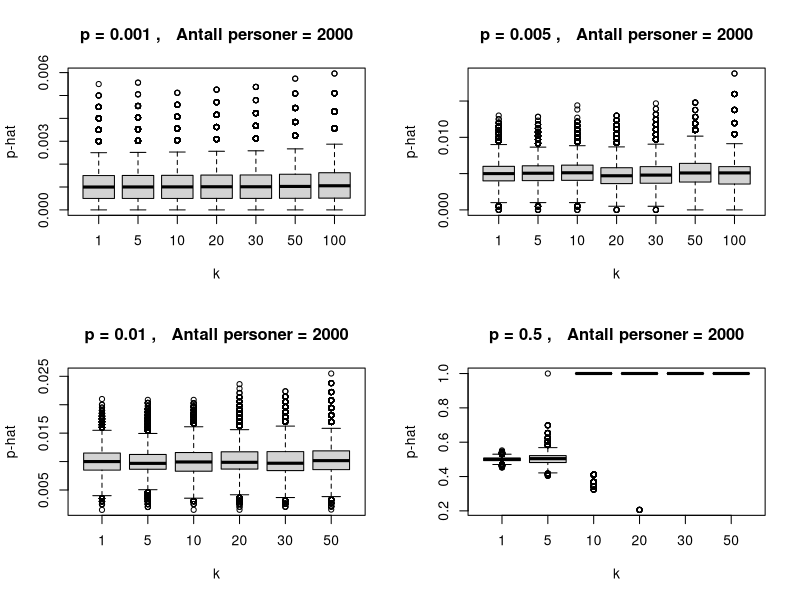

Recreate this plot in R.
## ---- chunk 1
knitr::opts_chunk$set(echo = TRUE)
## ---- chunk 2
# Simulate the distribution of p-hat for given p, k, N
simp <- function(p,k,N,nsim=10^5){
  Npos <- rbinom(nsim,N,1-(1-p)^k)
  phat <- 1-(1-Npos/N)^(1/k)
  phat
}

# Simulate the distribution of p-hat for a sequence of k-values
# Keep number of persons (npers) fixed, thus number of pools  (N) changes
# as a function of k. 
simkseq <- function(p,k,npers,nsim=10^5){
  phatmat <- matrix(nrow=nsim,ncol=length(k))
  for(i in 1:length(k))
    phatmat[,i] <- simp(p,k[i],round(npers/k[i]),nsim)
  boxplot(phatmat, use.cols=T, xaxt="n", ylab="p-hat", xlab="k",
          main=paste("p =",p,", ", " Antall personer =",npers))
  axis(side=1, at=1:length(k), labels = k)
  res <- rbind(k,round(npers/k), round(colMeans(phatmat)-p,digits=5))
  row.names(res) <- c("k", "N","bias")
  res
}

par(mfrow=c(2,2))
simkseq(p=0.001,k=c(1,5,10,20,30,50,100),npers=2000)
simkseq(p=0.005,k=c(1,5,10,20,30,50,100),npers=2000)
simkseq(p=0.01,k=c(1,5,10,20,30,50),npers=2000)
simkseq(p=0.5,k=c(1,5,10,20,30,50),npers=2000)
